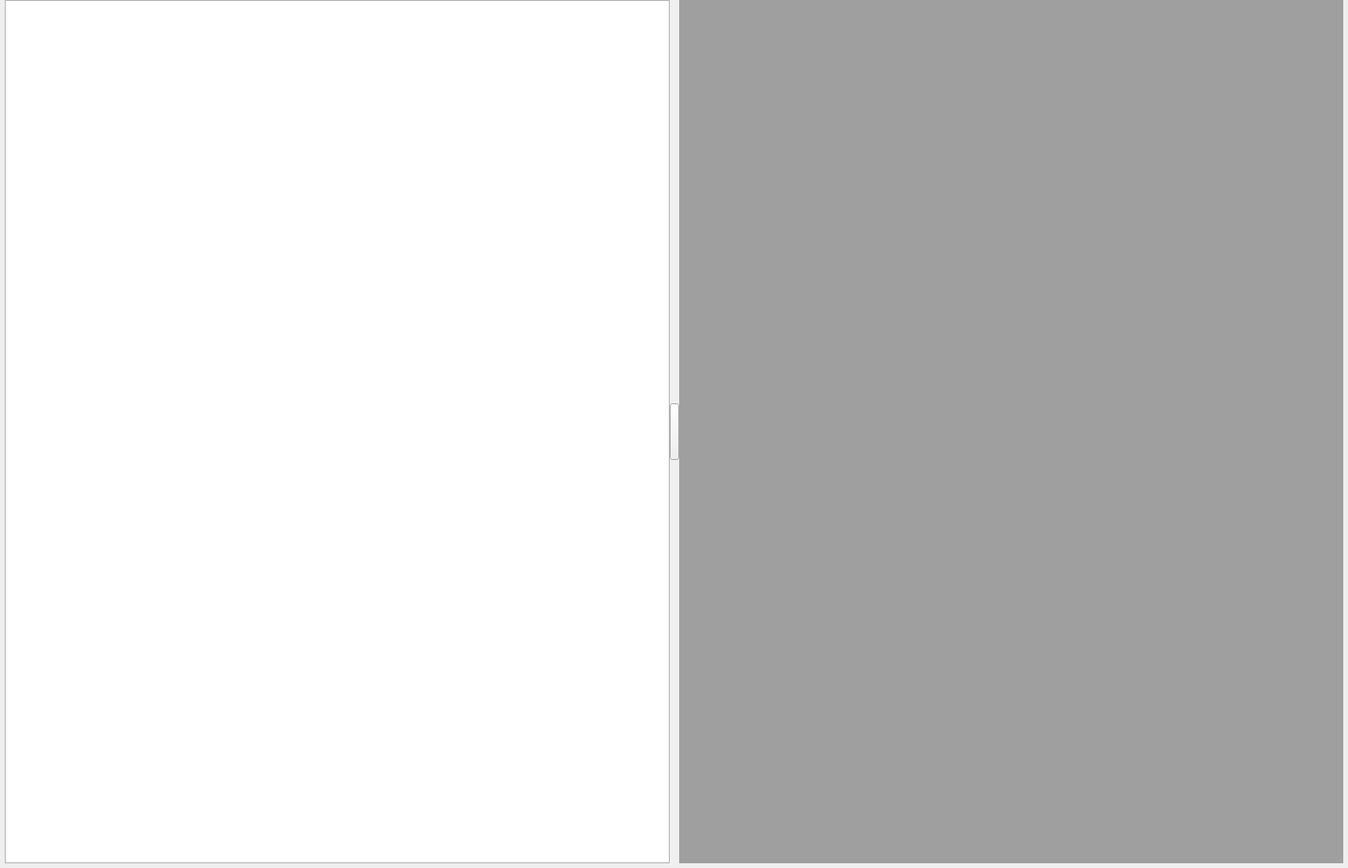
<?xml version="1.0" encoding="UTF-8"?>
<ui version="4.0">
 <class>Admin::DeviceViewWidget</class>
 <widget class="QWidget" name="Admin::DeviceViewWidget">
  <property name="geometry">
   <rect>
    <x>0</x>
    <y>0</y>
    <width>1427</width>
    <height>919</height>
   </rect>
  </property>
  <property name="windowTitle">
   <string>Form</string>
  </property>
  <layout class="QGridLayout" name="gridLayout">
   <property name="leftMargin">
    <number>5</number>
   </property>
   <property name="topMargin">
    <number>0</number>
   </property>
   <property name="rightMargin">
    <number>5</number>
   </property>
   <property name="bottomMargin">
    <number>5</number>
   </property>
   <property name="spacing">
    <number>0</number>
   </property>
   <item row="1" column="1">
    <widget class="QToolButton" name="DVW_btn_show_hide">
     <property name="minimumSize">
      <size>
       <width>10</width>
       <height>60</height>
      </size>
     </property>
     <property name="maximumSize">
      <size>
       <width>10</width>
       <height>60</height>
      </size>
     </property>
     <property name="text">
      <string/>
     </property>
    </widget>
   </item>
   <item row="0" column="0" rowspan="3">
    <widget class="CustomTreeView" name="DVW_tree_item"/>
   </item>
   <item row="0" column="2" rowspan="3">
    <widget class="QMdiArea" name="mdiArea"/>
   </item>
  </layout>
 </widget>
 <customwidgets>
  <customwidget>
   <class>CustomTreeView</class>
   <extends>QTreeView</extends>
   <header>app/customtreeview.h</header>
  </customwidget>
 </customwidgets>
 <resources/>
 <connections/>
</ui>
